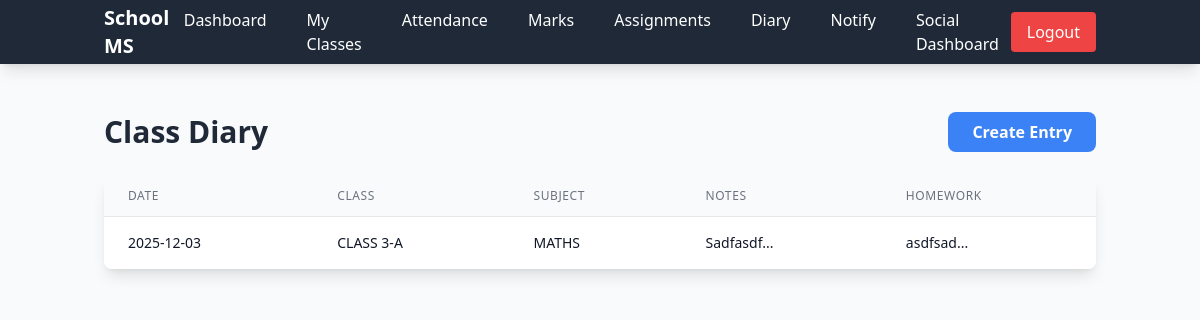
The page /teacher/diary (signed in) on the database its author committed.
### app.py (models this page shows)
class Diary(db.Model):
    __tablename__ = 'diary'
    id = db.Column(db.Integer, primary_key=True)
    date = db.Column(db.Date, nullable=False, default=date.today)
    notes = db.Column(db.Text, nullable=False)
    homework = db.Column(db.Text)
    instructions = db.Column(db.Text)
    created_at = db.Column(db.DateTime, default=lambda: datetime.now(timezone.utc))
    teacher_id = db.Column(db.String(20), db.ForeignKey('teacher.teacher_id'), nullable=False)
    class_id = db.Column(db.String(20), db.ForeignKey('classes.class_id'), nullable=False)
    class_subject_id = db.Column(db.Integer, db.ForeignKey('class_subject.id'))
    class_subject = db.relationship('ClassSubject', backref='diaries')

class Classes(db.Model):
    __tablename__ = 'classes'
    id = db.Column(db.Integer, primary_key=True)
    class_id = db.Column(db.String(20), unique=True, nullable=True)
    name = db.Column(db.String(100), nullable=False)
    section = db.Column(db.String(10))
    grade_id = db.Column(db.String(20), db.ForeignKey('grade.grade_id'))
    head = db.Column(db.String(20), db.ForeignKey('teacher.teacher_id'))
    students = db.relationship('Student', backref='class_obj', lazy=True)
    class_subjects = db.relationship('ClassSubject', backref='class_obj', lazy=True)
    diaries = db.relationship('Diary', backref='class_obj', lazy=True)
    attendances = db.relationship('Attendance', backref='class_obj', lazy=True)
    assignments = db.relationship('Assignment', backref='class_obj', lazy=True)
    notifications = db.relationship('Notification', backref='class_obj', lazy=True)

class Subject(db.Model):
    __tablename__ = 'subject'
    id = db.Column(db.Integer, primary_key=True)
    subject_id = db.Column(db.String(20), unique=True, nullable=True)
    name = db.Column(db.String(100), nullable=False)
    description = db.Column(db.String(500))
    class_subjects = db.relationship('ClassSubject', backref='subject', lazy=True)

### app.py (the view)
@app.route('/teacher/diary', methods=['GET'])
@teacher_required
def teacher_diary():
    teacher_id = session.get('teacher_id')
    diaries = Diary.query.filter_by(teacher_id=teacher_id).order_by(Diary.date.desc()).all()
    return render_template('teacher_diary.html', diaries=diaries)

### app.py (called while the page is built)
@app.context_processor
def inject_date():
    return dict(date=date, datetime=datetime)

def teacher_required(f):
    @wraps(f)
    def decorated_function(*args, **kwargs):
        if 'teacher_id' not in session:
            flash('Please login as teacher first', 'error')
            return redirect(url_for('teacher_login'))
        return f(*args, **kwargs)
    return decorated_function

### templates/teacher_diary.html (shortened to what this page needs)
{% extends 'base.html' %}
{% block content %}
<div class="flex justify-between items-center mb-6">
    <h2 class="text-3xl font-bold text-gray-800">Class Diary</h2>
    <a href="{{ url_for('create_diary') }}" class="bg-blue-500 hover:bg-blue-600 text-white px-6 py-2 rounded-lg font-semibold">Create Entry</a>
</div>
<div class="bg-white shadow-lg rounded-lg overflow-hidden">
    <table class="min-w-full divide-y divide-gray-200">
        <thead class="bg-gray-50">
            <tr>
                <th class="px-6 py-3 text-left text-xs font-medium text-gray-500 uppercase tracking-wider">Date</th>
                <th class="px-6 py-3 text-left text-xs font-medium text-gray-500 uppercase tracking-wider">Class</th>
                <th class="px-6 py-3 text-left text-xs font-medium text-gray-500 uppercase tracking-wider">Subject</th>
                <th class="px-6 py-3 text-left text-xs font-medium text-gray-500 uppercase tracking-wider">Notes</th>
                <th class="px-6 py-3 text-left text-xs font-medium text-gray-500 uppercase tracking-wider">Homework</th>
            </tr>
        </thead>
        <tbody class="bg-white divide-y divide-gray-200">
            {% for d in diaries %}
            <tr class="hover:bg-gray-50">
                <td class="px-6 py-4 whitespace-nowrap text-sm text-gray-900">{{ d.date }}</td>
                <td class="px-6 py-4 whitespace-nowrap text-sm text-gray-900">{{ d.class_obj.name }}</td>
                <td class="px-6 py-4 whitespace-nowrap text-sm text-gray-900">{{ d.class_subject.subject.name if d.class_subject else '' }}</td>
                <td class="px-6 py-4 text-sm text-gray-900">{{ d.notes[:50] }}...</td>
                <td class="px-6 py-4 text-sm text-gray-900">{{ d.homework[:50] if d.homework else '' }}...</td>
            </tr>
            {% endfor %}
        </tbody>
    </table>
</div>
{% endblock %}

### rows shown on the page
Diary: date "2025-12-03", class_obj.name "CLASS 3-A", class_subject.subject "MATHS", notes "Sadfasdf", homework "asdfsad"
